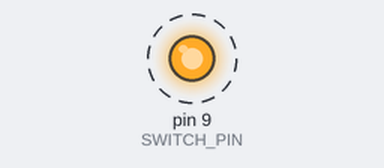
Bench run of a sketch on a simulated Arduino Uno, built with avr-gcc and run on an emulated ATmega328P. On the bench: output pins drawn as LEDs (lit = HIGH). Dashed ring = blinking.

Above: at 0.5 s.
Timing chart, 0 to 4.6 s (numbered marks = the images above):
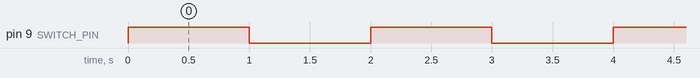

The sketch:

LED_Switch.ino
```cpp
#define SWITCH_PIN 9

void setup()
{
	pinMode(SWITCH_PIN, OUTPUT);

  /* add setup code here */

}

void loop()
{

	digitalWrite(SWITCH_PIN, HIGH);
	delay(1000);

	digitalWrite(SWITCH_PIN, LOW);
	delay(1000);
  /* add main program code here */

}
```

Measured:
- by itself, pin 9 (SWITCH_PIN): alternates HIGH for 1.0 s and LOW for 1.0 s
